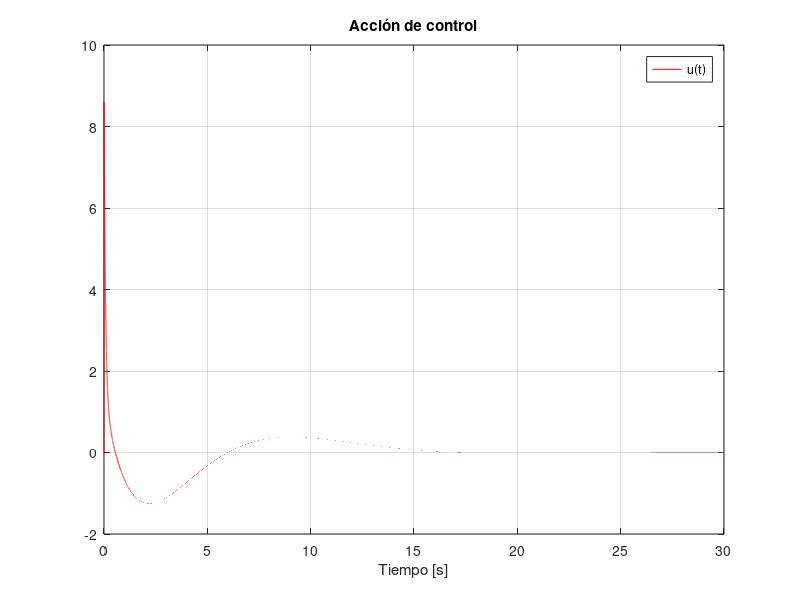
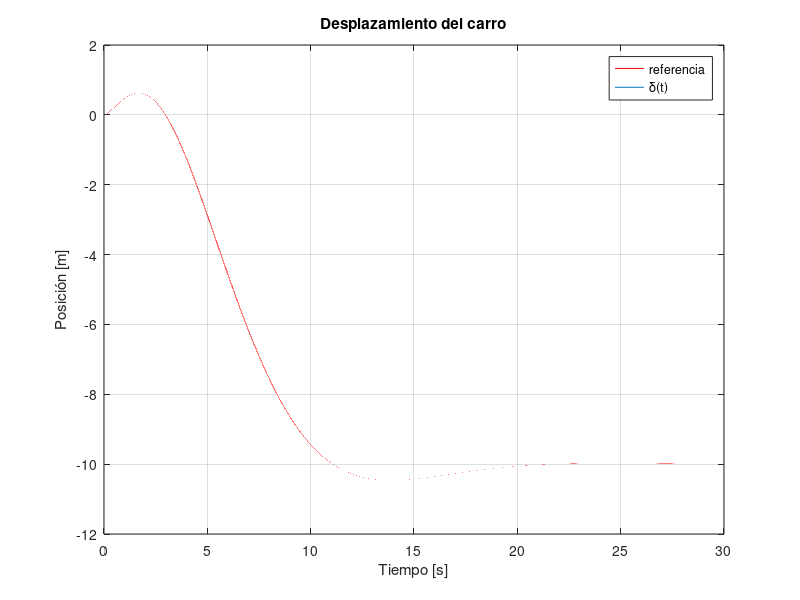
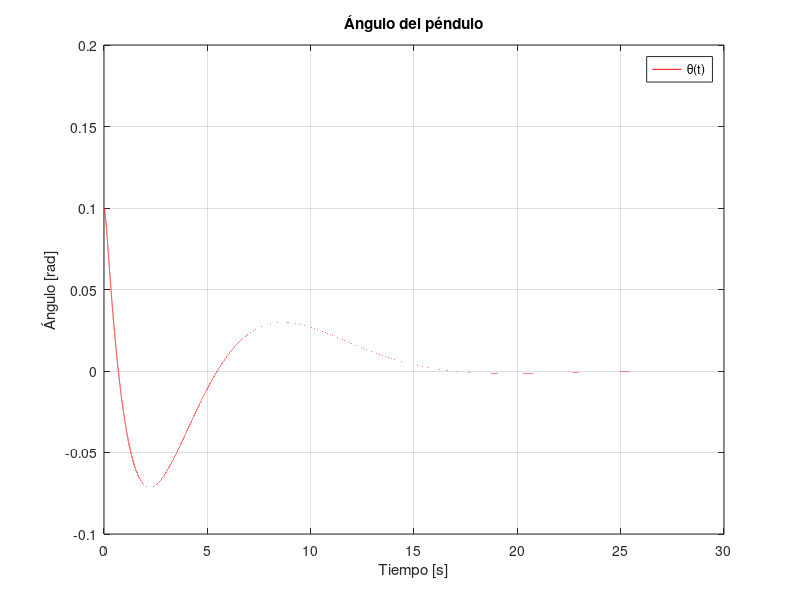

Source code (MATLAB) for these figures, in order:
% Caso de estudio 2 - Péndulo invertido apartado 3
clc;clear all;close all

% Parámetros
m = 0.1;
F = 0.1;
l = 1.6;
g = 9.8;
M = 1.5; 
t_etapa = 1e-4; tF = 30;
t = 0:t_etapa:tF;
tiempo = round(tF/t_etapa);

% Matrices x = [delta ; delta_p ; phi ; phi_p]
A = [0 1 0 0;0 -F/M -m*g/M 0; 0 0 0 1; 0 F/(l*M) g*(m+M)/(l*M) 0];
B = [0; 1/M; 0; -1/(l*M)];
C = [1 0 0 0];
D = 0;

% Controlabilidad y observabilidad
Co = ctrb(A, B);
rank(Co); % = 4 por ende es controlable
Ob = obsv(A,C);
rank(Ob); % = 4 por ende es observable

% LQR
Q = diag([1 1 1000 10000]);
R = 10;
K = lqr(A,B,Q,R);

% Ganancia de prealimentación
G = -inv(C*inv(A-B*K)*B);

% Referencia
ref = 0*t - 10;

% Condidiones iniciales
x0 = [0 0 0 0];
delta(1) = 0;
delta_p(1) = 0;
phi(1) = 0.1;
phi_p(1) = 0;
u(1) = 0;
phi_pp = 0;

% Iteración
for i=1:1:tiempo
x = [delta(i); delta_p(i); phi(i); phi_p(i)];

u(i+1) = -K*x+ref(i)*G;

delta_pp = 1/(M+m) *(-m*l*phi_pp*cos(phi(i))+m*l*(phi_p(i))^2*sin(phi(i))-F*delta_p(i)+u(i));
phi_pp = (1/l)* (g*sin(phi(i))-delta_pp*cos(phi(i)));

delta_p(i+1) = delta_p(i)+t_etapa*delta_pp;
delta(i+1) = delta(i) + t_etapa*delta_p(i);
phi_p(i+1) = phi_p(i) + t_etapa*phi_pp;
phi(i+1) = phi(i) + t_etapa*phi_p(i);
end

% Gráficas
figure
plot(t,u,'r');
title('Acción de control');
xlabel('Tiempo [s]');
legend('u(t)');
grid on;

figure
plot(t,delta,'r');
grid on;
hold on;
plot(t,ref);
title('Desplazamiento del carro');
xlabel('Tiempo [s]');
ylabel('Posición [m]');
legend('referencia','δ(t)');

figure
plot(t,phi,'r');
title('Ángulo del péndulo');
xlabel('Tiempo [s]');
ylabel('Ángulo [rad]');
legend('θ(t)');
grid on;


disp("Terminado")
